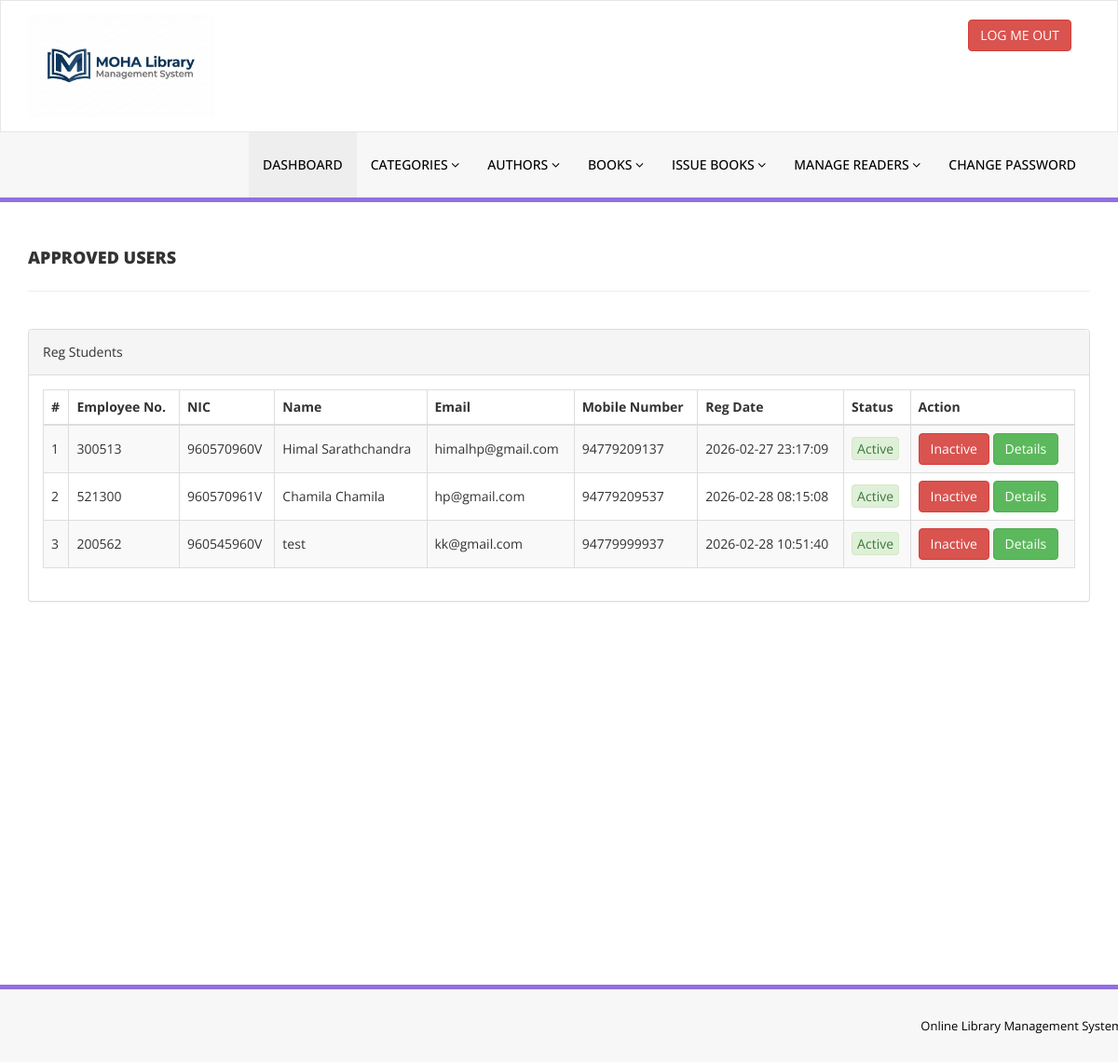
The app's page /admin/reg-users.php (signed in), older data.
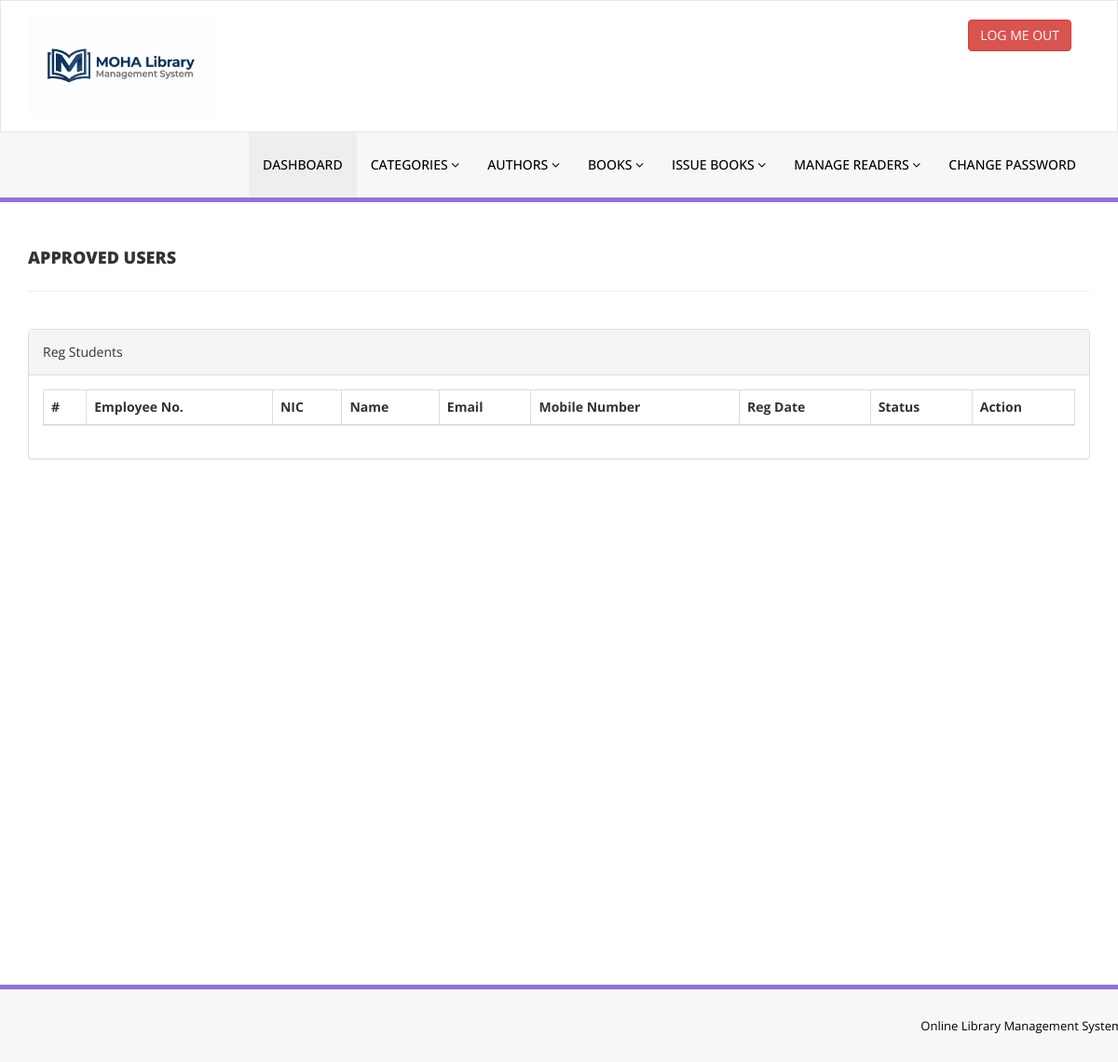
The same page, newer data.
### tables this page shows
CREATE TABLE `tblstudents` (
  `id` int(11) NOT NULL,
  `NIC` varchar(100) DEFAULT NULL,
  `EmpNo` varchar(100) DEFAULT NULL,
  `FullName` varchar(120) DEFAULT NULL,
  `EmailId` varchar(120) DEFAULT NULL,
  `MobileNumber` char(11) DEFAULT NULL,
  `Password` varchar(120) DEFAULT NULL,
  `Status` int(1) DEFAULT NULL,
  `approval` int(1) DEFAULT NULL,
  `RegDate` timestamp NULL DEFAULT current_timestamp(),
  `UpdationDate` timestamp NULL DEFAULT NULL ON UPDATE current_timestamp()
);

### admin/reg-users.php (the view, shortened to what this page needs)
<?php
include('includes/config.php');
if(strlen($_SESSION['alogin'])==0)
    {
header('location:index.php');
}
else{
    ?>
<!DOCTYPE html>
<html xmlns="http://www.w3.org/1999/xhtml">
<head>
    <link href="assets/css/bootstrap.css" rel="stylesheet" />
    <link href="assets/css/font-awesome.css" rel="stylesheet" />
    <link href="assets/js/dataTables/dataTables.bootstrap.css" rel="stylesheet" />
    <link href="assets/css/style.css" rel="stylesheet" />
</head>
<body>
<?php include('includes/header.php');?>
    <div class="content-wrapper">
         <div class="container">
        <div class="row pad-botm">
            <div class="col-md-12">
                <h4 class="header-line">Approved Users</h4>
    </div>
        </div>
            <div class="row">
                <div class="col-md-12">
                    <div class="panel panel-default">
                        <div class="panel-heading">
                          Reg Students
                        </div>
                        <div class="panel-body">
                            <div class="table-responsive">
                                <table class="table table-striped table-bordered table-hover" id="dataTables-example">
                                    <thead>
                                        <tr>
                                            <th>#</th>
                                            <th>Employee No.</th>
                                            <th>NIC</th>
                                            <th>Name</th>
                                            <th>Email</th>
                                            <th>Mobile Number</th>
                                            <th>Reg Date</th>
                                            <th>Status</th>
                                            <th>Action</th>
                                        </tr>
                                    </thead>
                                    <tbody>
<?php $sql = "SELECT * from tblstudents where `Approval` = 1 ORDER BY `Status` ASC;";
$query = $dbh -> prepare($sql);
$query->execute();
$results=$query->fetchAll(PDO::FETCH_OBJ);
$cnt=1;
if($query->rowCount() > 0)
{
foreach($results as $result)
{               ?>
                                        <tr class="odd gradeX">
                                            <td class="center"><?php echo htmlentities($cnt);?></td>
                                            <td class="center"><?php echo htmlentities($result->EmpNo);?></td>
                                            <td class="center"><?php echo htmlentities($result->NIC);?></td>
                                            <td class="center"><?php echo htmlentities($result->FullName);?></td>
                                            <td class="center"><?php echo htmlentities($result->EmailId);?></td>
                                            <td class="center"><?php echo htmlentities($result->MobileNumber);?></td>
                                             <td class="center"><?php echo htmlentities($result->RegDate);?></td>
                                            <td class="center"><?php if($result->Status==1)
                                            {
                                                echo ("<span style='padding: 2px 5px;' class='alert alert-success' role='alert'>Active</span>");
                                            } else {
                                                echo ("<span style='padding: 2px 5px;' class='alert alert-danger' role='alert'>Blocked</span>");
                                            }
                                            ?></td>
                                            <td class="center">
<?php if($result->Status==1)
 {?>
<a href="reg-users.php?inid=<?php echo htmlentities($result->id);?>" onclick="return confirm('Are you sure you want to block this user?');" >  <button class="btn btn-danger"> Inactive</button>
<?php } else {?>
<a href="reg-users.php?id=<?php echo htmlentities($result->id);?>" onclick="return confirm('Are you sure you want to active this user?');"><button class="btn btn-primary"> Active</button>
                                            <?php } ?>
<a href="user-history.php?NIC=<?php echo htmlentities($result->NIC);?>"><button class="btn btn-success"> Details</button>
                                            </td>
                                        </tr>
 <?php $cnt=$cnt+1;}} ?>
                                    </tbody>
                                </table>
                            </div>
                        </div>
                    </div>
                </div>
            </div>
    </div>
    </div>
  <?php include('includes/footer.php');?>
</body>
</html>
<?php } ?>

Row changes from the older to the newer data that the page shows:
removed tblstudents: EmpNo "300513", NIC "960570960V", FullName "Himal Sarathchandra", EmailId "himalhp@gmail.com", MobileNumber "94779209137", RegDate "2026-02-27 23:17:09", Status "Active"
removed tblstudents: EmpNo "521300", NIC "960570961V", FullName "Chamila Chamila", EmailId "hp@gmail.com", MobileNumber "94779209537", RegDate "2026-02-28 08:15:08", Status "Active"
removed tblstudents: EmpNo "200562", NIC "960545960V", FullName "test", EmailId "kk@gmail.com", MobileNumber "94779999937", RegDate "2026-02-28 10:51:40", Status "Active"
